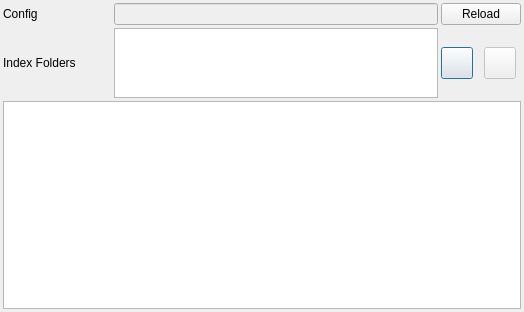
<?xml version="1.0" encoding="UTF-8"?>
<ui version="4.0">
 <class>OpsAstrometryCfg</class>
 <widget class="QDialog" name="OpsAstrometryCfg">
  <property name="geometry">
   <rect>
    <x>0</x>
    <y>0</y>
    <width>524</width>
    <height>312</height>
   </rect>
  </property>
  <property name="windowTitle">
   <string>Dialog</string>
  </property>
  <layout class="QVBoxLayout" name="verticalLayout">
   <property name="spacing">
    <number>3</number>
   </property>
   <property name="leftMargin">
    <number>3</number>
   </property>
   <property name="topMargin">
    <number>3</number>
   </property>
   <property name="rightMargin">
    <number>3</number>
   </property>
   <property name="bottomMargin">
    <number>3</number>
   </property>
   <item>
    <layout class="QGridLayout" name="gridLayout">
     <item row="0" column="0">
      <widget class="QLabel" name="label">
       <property name="toolTip">
        <string>&lt;html&gt;&lt;head/&gt;&lt;body&gt;&lt;p&gt;This is the absolute location of the Astrometry.cfg file on the filesystem.&lt;/p&gt;&lt;/body&gt;&lt;/html&gt;</string>
       </property>
       <property name="text">
        <string>Config</string>
       </property>
      </widget>
     </item>
     <item row="1" column="4">
      <widget class="QPushButton" name="addIndexFilePath">
       <property name="minimumSize">
        <size>
         <width>32</width>
         <height>32</height>
        </size>
       </property>
       <property name="maximumSize">
        <size>
         <width>32</width>
         <height>32</height>
        </size>
       </property>
       <property name="text">
        <string/>
       </property>
       <property name="icon">
        <iconset theme="list-add"/>
       </property>
       <property name="iconSize">
        <size>
         <width>24</width>
         <height>24</height>
        </size>
       </property>
      </widget>
     </item>
     <item row="1" column="5">
      <widget class="QPushButton" name="removeIndexFilePath">
       <property name="enabled">
        <bool>false</bool>
       </property>
       <property name="minimumSize">
        <size>
         <width>32</width>
         <height>32</height>
        </size>
       </property>
       <property name="maximumSize">
        <size>
         <width>32</width>
         <height>32</height>
        </size>
       </property>
       <property name="text">
        <string/>
       </property>
       <property name="icon">
        <iconset theme="list-remove"/>
       </property>
       <property name="iconSize">
        <size>
         <width>24</width>
         <height>24</height>
        </size>
       </property>
      </widget>
     </item>
     <item row="1" column="0">
      <widget class="QLabel" name="label_2">
       <property name="toolTip">
        <string>&lt;html&gt;&lt;head/&gt;&lt;body&gt;&lt;p&gt;This is the absolute location of the Astrometry.cfg file on the filesystem.&lt;/p&gt;&lt;/body&gt;&lt;/html&gt;</string>
       </property>
       <property name="text">
        <string>Index Folders</string>
       </property>
      </widget>
     </item>
     <item row="1" column="1" colspan="3">
      <widget class="QListWidget" name="AstrometryIndexFileLocations">
       <property name="maximumSize">
        <size>
         <width>16777215</width>
         <height>70</height>
        </size>
       </property>
      </widget>
     </item>
     <item row="0" column="4" colspan="2">
      <widget class="QPushButton" name="loadCFG">
       <property name="toolTip">
        <string>&lt;html&gt;&lt;head/&gt;&lt;body&gt;&lt;p&gt;This button will let you reload the Astrometry.cfg file in the event that something was changed outside of KStars.&lt;/p&gt;&lt;/body&gt;&lt;/html&gt;</string>
       </property>
       <property name="text">
        <string>Reload</string>
       </property>
      </widget>
     </item>
     <item row="0" column="1" colspan="3">
      <widget class="QLineEdit" name="astrometryCFGLocation">
       <property name="enabled">
        <bool>false</bool>
       </property>
       <property name="acceptDrops">
        <bool>false</bool>
       </property>
       <property name="toolTip">
        <string>&lt;html&gt;&lt;head/&gt;&lt;body&gt;&lt;p&gt;This is the absolute location of the Astrometry.cfg file on the filesystem.&lt;/p&gt;&lt;/body&gt;&lt;/html&gt;</string>
       </property>
      </widget>
     </item>
    </layout>
   </item>
   <item>
    <widget class="QPlainTextEdit" name="astrometryCFGDisplay">
     <property name="toolTip">
      <string>&lt;html&gt;&lt;head/&gt;&lt;body&gt;&lt;p&gt;In this space you can edit the Astrometry.cfg file.  When you finish, you can hit &amp;quot;Apply&amp;quot; or &amp;quot;Ok&amp;quot; to save your changes.  &lt;/p&gt;&lt;/body&gt;&lt;/html&gt;</string>
     </property>
    </widget>
   </item>
  </layout>
 </widget>
 <resources/>
 <connections/>
</ui>
